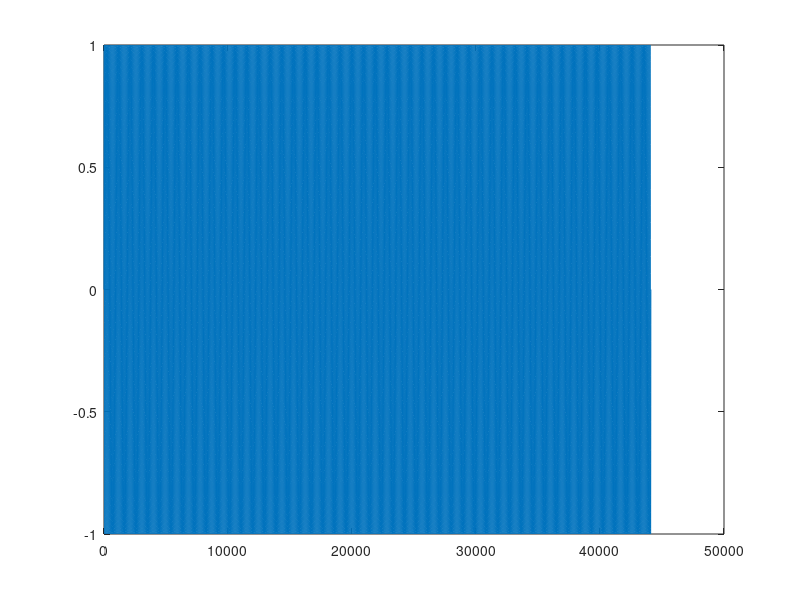

The MATLAB source for this figure:
fs = 44100;
freq1 = 500;
freq2 = 1000;
tone_len = 250;
silence_len = 500;
total_len = 1000;

time = 0:(1 / fs):(total_len / 1000);

tone1 = sin(2 * pi * freq1 * time);
tone2 = sin(2 * pi * freq2 * time);

figure; plot(tone1);
